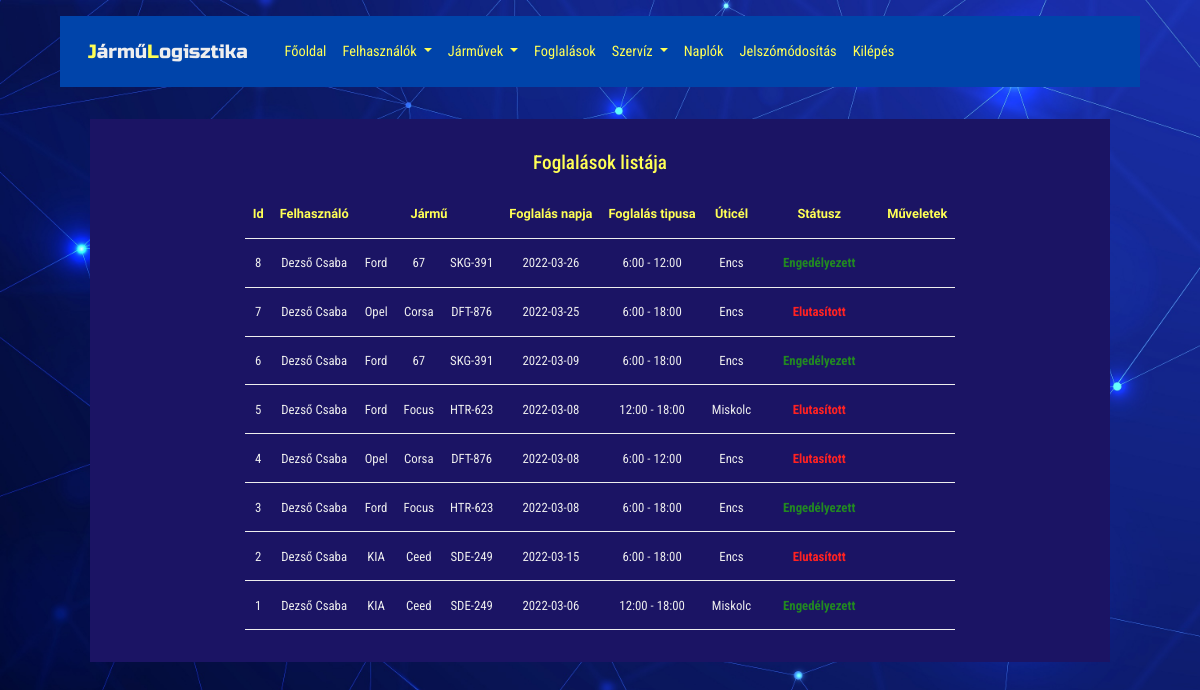
Page /reshand (signed in) on the committed database.
### tables this page shows
CREATE TABLE `reservation` (
  `resID` int(10) NOT NULL,
  `userID` int(10) NOT NULL,
  `carID` int(10) NOT NULL,
  `res_day` date NOT NULL,
  `res_typeID` char(1) NOT NULL,
  `travel_dest` varchar(30) NOT NULL,
  `res_status` char(1) NOT NULL
);

CREATE TABLE `users` (
  `userID` int(10) NOT NULL,
  `username` varchar(30) NOT NULL,
  `password` varchar(255) NOT NULL,
  `name` varchar(100) NOT NULL,
  `email` varchar(100) NOT NULL,
  `telnumber` varchar(30) NOT NULL,
  `licence` char(1) NOT NULL,
  `activeUser` tinyint(1) NOT NULL
);

CREATE TABLE `cars` (
  `carID` int(10) NOT NULL,
  `brand` varchar(30) NOT NULL,
  `type` varchar(30) NOT NULL,
  `lpn` varchar(10) NOT NULL,
  `license` char(1) NOT NULL,
  `freecar` tinyint(1) NOT NULL,
  `activeCar` tinyint(1) NOT NULL
);

CREATE TABLE `restype` (
  `restypeID` int(10) NOT NULL,
  `restypename` varchar(30) NOT NULL
);

### res_hand.php (the view, shortened to what this page needs)
<?php
require './views/header.phtml';
require './views/adminmenu.phtml';
require './connection.php';
$statement_r = $conn->prepare(
    "SELECT * FROM reservation
INNER JOIN users ON users.userID = reservation.userID
INNER JOIN cars ON cars.carID = reservation.carID
INNER JOIN restype ON restype.restypeID = reservation.res_typeID
ORDER BY resID DESC"
);
$statement_r->execute();
$reservs = $statement_r->fetchAll(PDO::FETCH_ASSOC);
?>
<div class="workContainer">
    <h2>Foglalások listája</h2>
    <table>
        <thead>
            <tr>
                <th>Id</th>
                <th>Felhasználó</th>
                <th colspan="3">Jármű</th>
                <th>Foglalás napja</th>
                <th>Foglalás tipusa</th>
                <th>Úticél</th>
                <th>Státusz</th>
                <th colspan="2">Műveletek</th>
            </tr>
        </thead>
        <?php foreach ($reservs as $res) : ?>
            <tr>
                <td style="text-align: center;"><?php echo $res["resID"]; ?></td>
                <td style="text-align: center;"><?php echo $res["name"]; ?></td>
                <td style="text-align: center;"><?php echo $res["brand"]; ?></td>
                <td style="text-align: center;"><?php echo $res["type"]; ?></td>
                <td style="text-align: center;"><?php echo $res["lpn"]; ?></td>
                <td style="text-align: center;"><?php echo $res["res_day"]; ?></td>
                <td style="text-align: center;"><?php echo $res["restypename"]; ?></td>
                <td style="text-align: center;"><?php echo $res["travel_dest"]; ?></td>
                <td style="text-align: center;"><?php
                                                switch ($res["res_status"]) {
                                                    case "1":
                                                        echo '<p class="tableMessageOK">Engedélyezett</p>';
                                                        break;
                                                    case "2":
                                                        echo '<p class="tableMessageNO">Elutasított</p>';
                                                        break;
                                                }
                                                ?></td>
            </tr>
        <?php endforeach ?>
    </table>
</div>
<?php require './views/footer.phtml'; ?>

### public/style.css (style rules this page uses)
:root { --bg-color: #1b1464; --bg-color2: #2818d3; --bg-menu-color: #04a; --bg-error-color: #f22; --bg-ok-color: #282; --bg-font-color: #dedede; --bg-input-color: #ff9; --bg-btn-color: #07c; --link-color: #ccc; --hover-link-color: #fff; --hover-btn-color: #04a; --char-color: #eee; --char-color2: #ff5; --char-dark-color: #222; }
* { margin: 0; padding: 0; box-sizing: border-box; text-decoration: none; list-style: none; transition: all .2s linear; }
body { background-image: url("/public/bckg.jpg"); background-size: cover; }
h2 { color: var(--char-color2); text-align: center; margin: 1rem; font-size: 1.2rem; font-family: 'Roboto Condensed', sans-serif; }
.workContainer { width: 85%; padding: 1rem; margin: 2rem auto 1rem auto; background-color: var(--bg-color); }
table { margin: 1rem auto; }
th { padding: 0.5rem; font-family: 'Signika', sans-serif; color: var(--char-color2); text-align: center; }
tr { padding: 0.5rem 1rem; border-bottom: 1px solid var(--char-color); font-family: 'Roboto Condensed', sans-serif; color: var(--char-color); height: 3rem; }
td { padding: 0.5rem 0.5rem; }
.tableMessageOK { display: block; width: 6.5rem; text-align: center; text-decoration: none; padding: 0.4rem 0.6rem; background-color: transparent; color: var(--bg-ok-color); margin: 0; font-weight: bold; }
.tableMessageNO { display: block; width: 6.5rem; text-align: center; text-decoration: none; padding: 0.4rem 0.6rem; background-color: transparent; color: var(--bg-error-color); margin: 0; font-weight: bold; }
@media screen and (max-width: 1200px) { body { font-size: 80%; } }

### rows in the picture
reservation: resID "8", userID.name "Dezső Csaba", carID.brand "Ford", carID.type "67", carID.lpn "SKG-391", res_day "2022-03-26", restype.restypename "6:00 - 12:00", travel_dest "Encs", res_status "Engedélyezett"
reservation: resID "7", userID.name "Dezső Csaba", carID.brand "Opel", carID.type "Corsa", carID.lpn "DFT-876", res_day "2022-03-25", restype.restypename "6:00 - 18:00", travel_dest "Encs", res_status "Elutasított"
reservation: resID "6", userID.name "Dezső Csaba", carID.brand "Ford", carID.type "67", carID.lpn "SKG-391", res_day "2022-03-09", restype.restypename "6:00 - 18:00", travel_dest "Encs", res_status "Engedélyezett"
reservation: resID "5", userID.name "Dezső Csaba", carID.brand "Ford", carID.type "Focus", carID.lpn "HTR-623", res_day "2022-03-08", restype.restypename "12:00 - 18:00", travel_dest "Miskolc", res_status "Elutasított"
reservation: resID "4", userID.name "Dezső Csaba", carID.brand "Opel", carID.type "Corsa", carID.lpn "DFT-876", res_day "2022-03-08", restype.restypename "6:00 - 12:00", travel_dest "Encs", res_status "Elutasított"
reservation: resID "3", userID.name "Dezső Csaba", carID.brand "Ford", carID.type "Focus", carID.lpn "HTR-623", res_day "2022-03-08", restype.restypename "6:00 - 18:00", travel_dest "Encs", res_status "Engedélyezett"
reservation: resID "2", userID.name "Dezső Csaba", carID.brand "KIA", carID.type "Ceed", carID.lpn "SDE-249", res_day "2022-03-15", restype.restypename "6:00 - 18:00", travel_dest "Encs", res_status "Elutasított"
reservation: resID "1", userID.name "Dezső Csaba", carID.brand "KIA", carID.type "Ceed", carID.lpn "SDE-249", res_day "2022-03-06", restype.restypename "12:00 - 18:00", travel_dest "Miskolc", res_status "Engedélyezett"
